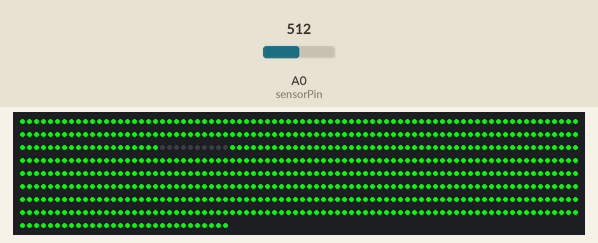
Recording of a sketch running on a simulated Arduino Uno, built with avr-gcc and run on an emulated ATmega328P. On the bench: 670 RGB LEDs in strip order, left to right, continuing on the next row. The test bench sets the inputs (shaded band); at power-on: A0 (sensorPin) = 512. The strip is taken to match the declared colour order.

Above: at 1.4 s.
1.5 s: A0 (sensorPin) set to 840
At 2.3 s:
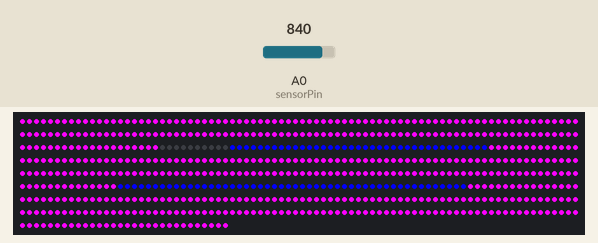
3.1 s: A0 (sensorPin) set to 869
At 3.59 s:
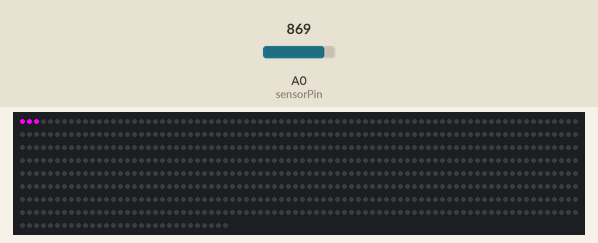

The sketch:

modeControl.ino
```cpp
/*
NOTE: The colors encoded are not permanent. Any RGB tulpe (except for the ones currently listed as (0,0,0)) can
be changed to a new color as desired
*/

#include <Adafruit_NeoPixel.h>

#define LEDPin 6
#define numberOfNeopixels 670 //approximate value, maybe be a few less (around 667)
#define sensorPin 0 //pin that potentiometer is connected to

int sensorValue = 0;
int resetCounter = 0;
int potModes;
int lastPotMode = 0;
const int defaultMode = 0;

Adafruit_NeoPixel strip = Adafruit_NeoPixel(numberOfNeopixels, LEDPin, NEO_RGB + NEO_KHZ800);


void setup() {
  strip.begin();
  strip.show();
  clearPixels();
  colorPicker(defaultMode);
}

void loop() {
  sensorValue = analogRead(sensorPin);
  potModes = map(sensorValue, 0, 1023, 0, 6); //if more modes required, change the 6 here
  if (lastPotMode != potModes) { //keeps the loop from overloading the pixels
    clearPixels();
    colorPicker(potModes);
    lastPotMode = potModes;
  }
  if (potModes == 5) { //These two if statements make sure that the loop doesn't terminate prematurely
    clearPixels();
    chase(strip.Color(255, 0, 255)); //Change this rgb color if desired
    lastPotMode = potModes;
  }
  if (potModes == 6) {
    clearPixels();
    bounce(strip.Color(0, 0, 255));
    lastPotMode = potModes;
  }
}

void colorPicker(int colorMode) {
  switch (colorMode) {
    case 1:
      for (uint16_t case1a = 0; case1a < 180; case1a++) { //This double for loops (and the others like it) bypass the broken pixels
        strip.setPixelColor(case1a, 255, 0, 0);
      }
      for (uint16_t case1b = 190; case1b < numberOfNeopixels; case1b++) {
        strip.setPixelColor(case1b, 255, 0, 0);
      }
      strip.show();
      break;

    case 2:
      for (uint16_t case2a = 0; case2a < 180; case2a++) {
        strip.setPixelColor(case2a, 0, 0, 255);
      }
      for (uint16_t case2b = 190; case2b < numberOfNeopixels; case2b++) {
        strip.setPixelColor(case2b, 0, 0, 255);
      }
      strip.show();
      break;

    case 3:
      for (uint16_t case3a = 0; case3a < 180; case3a++) {
        strip.setPixelColor(case3a, 0, 255, 0);
      }
      for (uint16_t case3b = 190; case3b < numberOfNeopixels; case3b++) {
        strip.setPixelColor(case3b, 0, 255, 0);
      }
      strip.show();
      break;

    case 4:
      for (uint16_t case4a = 0; case4a < 180; case4a++) {
        strip.setPixelColor(case4a, 255, 0, 255);
      }
      for (uint16_t case4b = 190; case4b < 227; case4b++) {
        strip.setPixelColor(case4b, 0, 0, 255);
      }
      for (uint16_t case4c = 227; case4c < 414; case4c++) {
        strip.setPixelColor(case4c, 255, 0, 255);
      }
      for (uint16_t case4d = 414; case4d < 464; case4d++) {
        strip.setPixelColor(case4d, 0, 0, 255);
      }
      for (uint16_t case4d = 464; case4d < numberOfNeopixels; case4d++) {
        strip.setPixelColor(case4d, 255, 0, 255);
      }
      strip.show();
      break;

    default:
      for (uint16_t defaulta = 0; defaulta < 180; defaulta++) {
        strip.setPixelColor(defaulta, 255, 0, 255);
      }
      for (uint16_t defaultb = 190; defaultb < numberOfNeopixels; defaultb++) {
        strip.setPixelColor(defaultb, 255, 0, 255);
      }
      strip.show();
      break;
  }
}

void clearPixels() {
  while (resetCounter < 5) {
    for (uint16_t i = 0; i < numberOfNeopixels; i++) {
      strip.setPixelColor(i, 0, 0, 0);
    }
    strip.show();
    resetCounter++;
  }
  resetCounter = 0;
}

static void chase(uint32_t line) {
  for (uint16_t i = 0; i < strip.numPixels() + 4; i++) {
    strip.setPixelColor(i  , line); // Draw new pixel
    strip.setPixelColor(i - 6, 0, 0, 0); // Erase pixel a few steps back
    strip.setPixelColor(185, 0, 0, 0);
    strip.setPixelColor(186, 0, 0, 0);
    strip.show();
    delay(20);
  }
  for (uint16_t i = 0; i < strip.numPixels() + 4; i++) { //Makes sure all pixels are reset before restarting
    strip.setPixelColor(i, 0, 0, 0);
  }
  strip.show();
  delay(100);
}

static void bounce(uint32_t c) {
  for (uint16_t i = 0; i < strip.numPixels() - 4; i++) {
    strip.setPixelColor(i  , c); // Draw new pixel
    strip.setPixelColor(i - 6, 0, 0, 0); // Erase pixel a few steps back
    strip.setPixelColor(185, 0, 0, 0);
    strip.setPixelColor(186, 0, 0, 0);
    strip.show();
    delay(20);
  }
  for (uint16_t q = 665; q > 0; q--) {
    strip.setPixelColor(q  , c); // Draw new pixel
    strip.setPixelColor(q + 6, 0, 0, 0); // Erase pixel a few steps back
    strip.setPixelColor(185, 0, 0, 0);
    strip.setPixelColor(186, 0, 0, 0);
    strip.show();
    delay(20);
  }

  for (uint16_t i = 0; i < strip.numPixels() + 4; i++) {
    strip.setPixelColor(i, 0, 0, 0);
  }
  strip.show();
  delay(100);
}

//Created by Teddy Lambert
```

Measured:
- the behaviour switches between 852 and 853 on A0 (sensorPin) (found by bisection; images 1 and 2)
- after the input at 1.5 s, the LEDs: first change at once (image 1 shows a later state)
- after the input at 3.1 s, the LEDs: first change at once (image 2 shows a later state)
